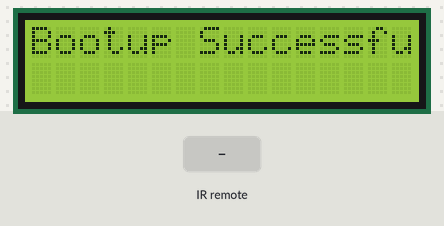
Recording of a sketch running on a simulated Arduino Uno, built with avr-gcc and run on an emulated ATmega328P. On the bench: 16×2 character LCD. The inputs (shaded band) are chosen by the test bench.

Above: at 1.2 s.
1.3 s: infrared code 0x4BB641BE received
At 1.7 s:
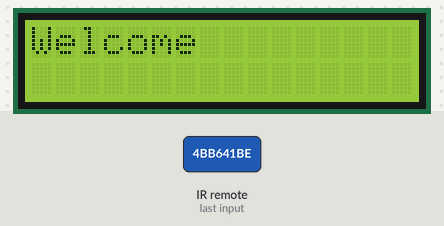
2.8 s: infrared code 0x4BB6A15E received
At 4.0 s:
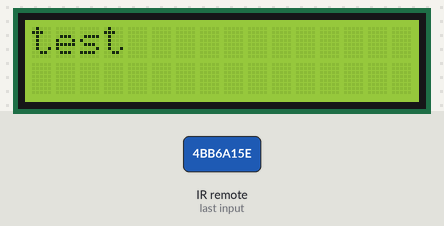
4.3 s: infrared code 0x4BB621DE received
At 5.2 s:
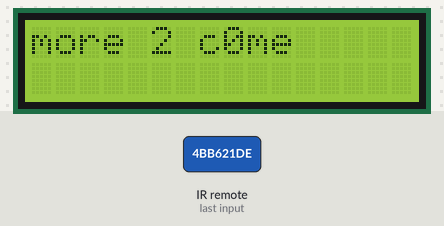
Timing chart, 0 to 7.3 s (numbered marks = the images above; inputs shaded):
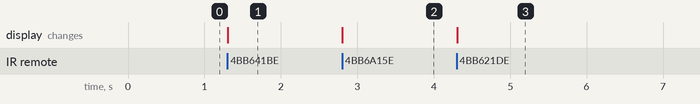

Measured:
- after the input at 1.3 s, the display: changes at once (image 1)
- after the input at 2.8 s, the display: changes at once (image 2)
- after the input at 4.3 s, the display: changes at once (image 3)

The sketch:

LCDIRexample.ino
```cpp
// include the library code:
#include <LiquidCrystal.h>
#include <IRremote.h>

// initialize the library with the numbers of the interface pins
LiquidCrystal lcd(12, 11, 5, 4, 3, 2);

// initialize IR receiver
int RECV_PIN = 19;

IRrecv irrecv(RECV_PIN);

void setup() {
  // set up the LCD's number of columns and rows:
  lcd.begin(16, 2);
  irrecv.enableIRIn();// start the receiver
  lcd.print("Bootup Successful!"); //initial message
}

//define hexadecimal values to variables
#define W 0x4BB641BE // up button
#define t 0x4BB6A15E // right button
#define m 0x4BB621DE // left button
void setup();
void loop();

decode_results results; //mandatory! defines results as decode_results from library

void loop() {
 if (irrecv.decode(&results)) {
   if (results.value == W) {
     lcd.clear(); // clears the LCD screen
     lcd.print("Welcome"); // then print new message
   }
   else if (results.value == t) {
     lcd.clear();
     lcd.print("test");
   }
   else if (results.value == m) {
     lcd.clear();
     lcd.print("more 2 c0me");
   }
   irrecv.resume();
 }
}
```
